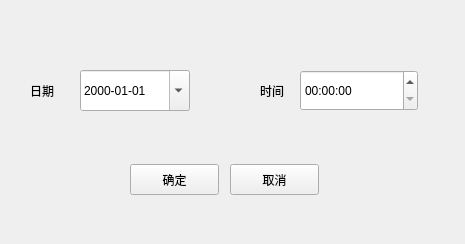
<?xml version="1.0" encoding="UTF-8"?>
<ui version="4.0">
 <class>DateTimeSetWidget</class>
 <widget class="QWidget" name="DateTimeSetWidget">
  <property name="geometry">
   <rect>
    <x>0</x>
    <y>0</y>
    <width>465</width>
    <height>244</height>
   </rect>
  </property>
  <property name="focusPolicy">
   <enum>Qt::StrongFocus</enum>
  </property>
  <property name="windowTitle">
   <string>时间设置</string>
  </property>
  <widget class="QDateEdit" name="dateEdit">
   <property name="geometry">
    <rect>
     <x>80</x>
     <y>70</y>
     <width>110</width>
     <height>41</height>
    </rect>
   </property>
   <property name="buttonSymbols">
    <enum>QAbstractSpinBox::UpDownArrows</enum>
   </property>
   <property name="displayFormat">
    <string>yyyy-MM-dd</string>
   </property>
   <property name="calendarPopup">
    <bool>true</bool>
   </property>
  </widget>
  <widget class="QTimeEdit" name="timeEdit">
   <property name="geometry">
    <rect>
     <x>300</x>
     <y>70</y>
     <width>118</width>
     <height>41</height>
    </rect>
   </property>
   <property name="displayFormat">
    <string>hh:mm:ss</string>
   </property>
   <property name="calendarPopup">
    <bool>true</bool>
   </property>
  </widget>
  <widget class="QLabel" name="label">
   <property name="geometry">
    <rect>
     <x>30</x>
     <y>70</y>
     <width>41</width>
     <height>41</height>
    </rect>
   </property>
   <property name="text">
    <string>日期</string>
   </property>
  </widget>
  <widget class="QLabel" name="label_2">
   <property name="geometry">
    <rect>
     <x>260</x>
     <y>70</y>
     <width>41</width>
     <height>41</height>
    </rect>
   </property>
   <property name="text">
    <string>时间</string>
   </property>
  </widget>
  <widget class="QPushButton" name="pushButtonOk">
   <property name="geometry">
    <rect>
     <x>130</x>
     <y>164</y>
     <width>89</width>
     <height>31</height>
    </rect>
   </property>
   <property name="text">
    <string>确定</string>
   </property>
  </widget>
  <widget class="QPushButton" name="pushButtonCancel">
   <property name="geometry">
    <rect>
     <x>230</x>
     <y>164</y>
     <width>89</width>
     <height>31</height>
    </rect>
   </property>
   <property name="text">
    <string>取消</string>
   </property>
  </widget>
 </widget>
 <resources/>
 <connections/>
</ui>
